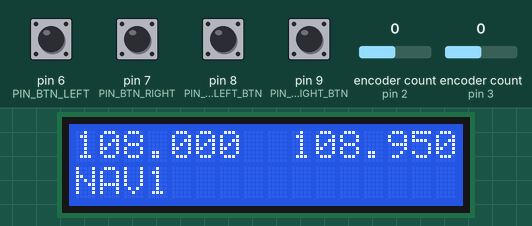
The program below on a simulated Arduino Uno, built with avr-gcc and run on an emulated ATmega328P. Parts: 16×2 character LCD. The inputs (shaded band) are chosen by the test bench; at power-on: pin 6 (PIN_BTN_LEFT), pin 7 (PIN_BTN_RIGHT), pin 8 (PIN_ENC_LEFT_BTN), pin 9 (PIN_ENC_RIGHT_BTN) HIGH, encoder count (sensors on pin 2, pin 3) 0. What the program prints to the serial monitor is not drawn.

Above: at 1.2 s.
1.3 s: encoder count (sensor on pin 2) set to 1
At 2.1 s:
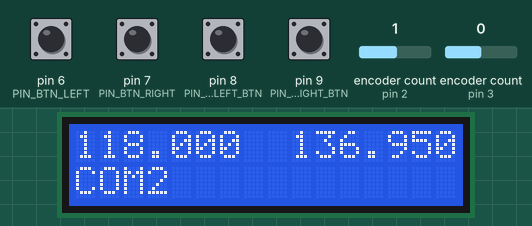
2.8 s: encoder count (sensor on pin 3) set to 1
At 3.8 s:
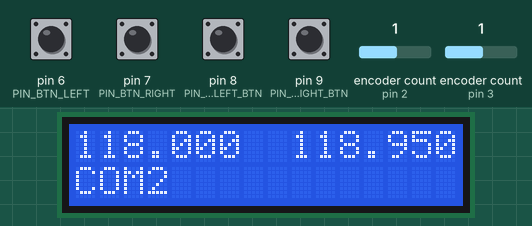
4.3 s: pin 6 (PIN_BTN_LEFT) pulled LOW for 0.15 s
At 4.7 s:
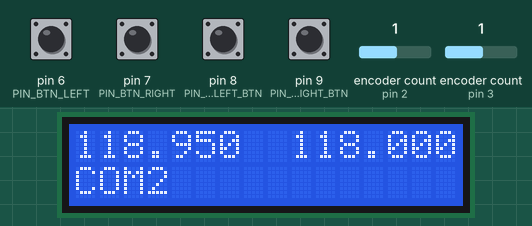
5.9 s: encoder count (sensor on pin 2) set to 2
At 7.1 s:
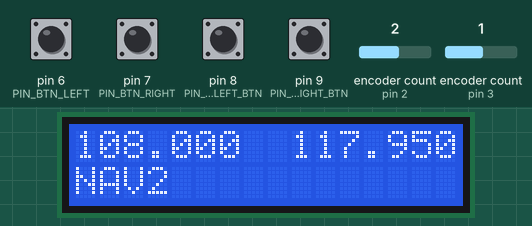
7.4 s: encoder count (sensor on pin 2) set to 3
At 8.6 s:
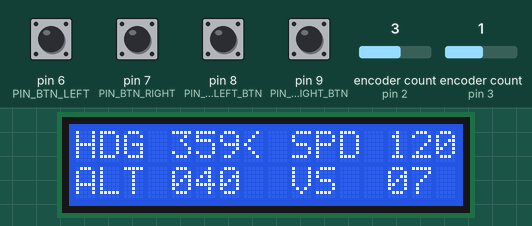
8.9 s: encoder count (sensor on pin 3) set to 2
At 9.7 s:
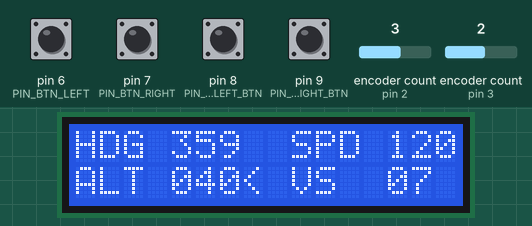
Timing chart, 0 to 11.4 s (numbered marks = the images above; inputs shaded):
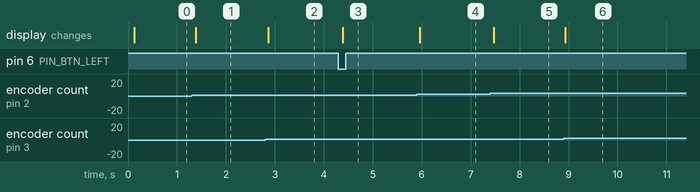

The program:

main.cpp
```cpp
#include <Arduino.h>
#include <NeboLCD.h>
#include <RadioLCD.h>
#include <Bounce2.h>
#include <Encoder.h>
#include <AutopilotLCD.h>


#define PIN_ENC_LEFT_1 2
#define PIN_ENC_LEFT_2 4
#define PIN_ENC_LEFT_BTN 8

#define PIN_ENC_RIGHT_1 3
#define PIN_ENC_RIGHT_2 5
#define PIN_ENC_RIGHT_BTN 9

#define PIN_BTN_LEFT 6
#define PIN_BTN_RIGHT 7

#define ENC_STEP 4

void nextDisplay();
void prevDisplay();

enum hwEvents {
  EMPTY_HW_EVENT,
  BTN_L_PUSH,
  BTN_L_LPUSH,
  ENC_L_INC,
  ENC_L_DEC,
  ENC_L_PUSH,
  ENC_L_LPUSH,
  BTN_R_PUSH,
  BTN_R_LPUSH,
  ENC_R_INC,
  ENC_R_DEC,
  ENC_R_PUSH,
  ENC_R_LPUSH
};

enum btnEvents {
  EMPTY_BTN_EVENT,
  BTN_PUSH,
  BTN_LPUSH
};

enum myEncStates {
  EMPTY_ENC_EVENT,
  PLUS,
  MINUS,
  PUSH,
  PUSH_LONG
};

enum displays {
  COM1,
  NAV1,
  COM2,
  NAV2,
  AUTOPILOT
} display;

class MyEnc {
  public:
    MyEnc(uint8_t pin_enc_1, uint8_t pin_enc_2, uint8_t pin_push);
    //void init(uint8_t pin_enc_1, uint8_t pin_enc_2, uint8_t pin_push);
    void init();
    myEncStates read();
  private:
    Encoder *_enc;
    uint8_t _pin_enc_1;
    uint8_t _pin_enc_2;
    uint8_t _pin_push;
    Bounce *_push_btn;
    long _oldPos;
};

MyEnc::MyEnc(uint8_t pin_enc_1, uint8_t pin_enc_2, uint8_t pin_push) {
  this->_pin_enc_1 = pin_enc_1;
  this->_pin_enc_2 = pin_enc_2;
  this->_pin_push = pin_push;
  this->_oldPos = -999;
}

void MyEnc::init() {
  this->_enc = new Encoder(this->_pin_enc_1, this->_pin_enc_2);
  this->_push_btn = new Bounce();
  this->_push_btn->attach(this->_pin_push, INPUT_PULLUP);
}

myEncStates MyEnc::read() {
  this->_push_btn->update();
  if ( this->_push_btn->rose() ) {
    if ( this->_push_btn->previousDuration() > 1000 ) {
      return PUSH_LONG;
    } else {
      return PUSH;
    }
  }
  long newPos = this->_enc->read();
  if ( newPos != this->_oldPos ) {
    if ( newPos - this->_oldPos >= ENC_STEP ) {
      this->_oldPos = newPos;
      return PLUS;
    }
    if ( newPos - this->_oldPos <= -ENC_STEP ) {
      this->_oldPos = newPos;
      return MINUS;
    }
  }
  return EMPTY_ENC_EVENT;
}

Bounce btn_left = Bounce();
Bounce btn_right = Bounce();
MyEnc enc_left(PIN_ENC_LEFT_1, PIN_ENC_LEFT_2, PIN_ENC_LEFT_BTN);
MyEnc enc_right(PIN_ENC_RIGHT_1, PIN_ENC_RIGHT_2, PIN_ENC_RIGHT_BTN);

uint32_t timer;

NeboLCD lcd;
RadioLCD com1;
RadioLCD nav1;
RadioLCD com2;
RadioLCD nav2;
AutopilotLCD autopilot;

void *radio;

byte counter;

btnEvents readBtnEvent( Bounce *btn ) {
  btn->update();
  if ( btn->fell() ) {
    return BTN_PUSH;
  } else {
    return EMPTY_BTN_EVENT;
  }
}

hwEvents readHwEvent() {
  switch( readBtnEvent( &btn_left ) ) {
    case BTN_PUSH:
      return BTN_L_PUSH;
      break;
    case BTN_LPUSH:
      return BTN_L_LPUSH;
      break;
    default:
      break;
  }
  switch( readBtnEvent( &btn_right ) ) {
    case BTN_PUSH:
      return BTN_R_PUSH;
      break;
    case BTN_LPUSH:
      return BTN_R_LPUSH;
      break;
    default:
      break;
  }
  switch( enc_left.read() ) {
    case PLUS:
      return ENC_L_INC;
      break;
    case MINUS:
      return ENC_L_DEC;
      break;
    case PUSH:
      return ENC_L_PUSH;
      break;
    case PUSH_LONG:
      return ENC_L_LPUSH;
      break;
    default:
      break;
  }
  switch( enc_right.read() ) {
    case PLUS:
      return ENC_R_INC;
      break;
    case MINUS:
      return ENC_R_DEC;
      break;
    case PUSH:
      return ENC_R_PUSH;
      break;
    case PUSH_LONG:
      return ENC_R_LPUSH;
      break;
    default:
      break;
  }
  return EMPTY_HW_EVENT;
}

void handleEventCom( RadioLCD *com, hwEvents event ) {
  switch( event ) {
    case BTN_L_PUSH:
      com->swapFrAndSb();
      break;
    case ENC_R_INC:
      com->incr();
      break;
    case ENC_R_DEC:
      com->decr();
      break;
    case ENC_R_PUSH:
      com->swKM();
      break;
    case ENC_R_LPUSH:
      com->switchKhzStep();
      break;
    default:
      break;
  }
}

void handleEvent( hwEvents event ) {
  switch( event ) {
    case ENC_L_INC:
      nextDisplay();
      break;
    case ENC_L_DEC:
      prevDisplay();
      break;
    default:
      break;
  }
  switch( display ) {
    case COM1:
      handleEventCom(&com1, event);
      break;
    case COM2:
      handleEventCom(&com2, event);
      break;
    case NAV1:
      handleEventCom(&nav1, event);
      break;
    case NAV2:
      handleEventCom(&nav2, event);
      break;
    case AUTOPILOT:
      switch( event ) {
        case BTN_L_PUSH:
          break;
        case ENC_R_INC:
          autopilot.incr();
          break;
        case ENC_R_DEC:
          autopilot.decr();
          break;
        case ENC_R_PUSH:
          autopilot.swEdit();
          break;
        case ENC_R_LPUSH:
          break;
        default:
          break;
      }
      break;
    default:
      break;
  }
}


void nextDisplay() {
  switch (display) {
    case AUTOPILOT:
      display = COM1;
      break;
    case COM1:
      display = NAV1;
      break;
    case NAV1:
      display = COM2;
      break;
    case COM2:
      display = NAV2;
      break;
    case NAV2:
      display = AUTOPILOT;
      break;
  }
}

void prevDisplay() {
  switch (display) {
    case AUTOPILOT:
      display = NAV2;
      break;
    case COM1:
      display = AUTOPILOT;
      break;
    case NAV2:
      display = COM2;
      break;
    case COM2:
      display = NAV1;
      break;
    case NAV1:
      display = COM1;
      break;
  }
}

void showDisplay() {
  switch (display){
    case COM1:
      com1.show();
      break;
    case NAV1:
      nav1.show();
      break;
    case COM2:
      com2.show();
      break;
    case NAV2:
      nav2.show();
      break;
    case AUTOPILOT:
      autopilot.show();
      break;
  }
}


void setup() {
    // put your setup code here, to run once:
  Serial.begin(115200);
  lcd.init();
  display = COM1;
  // COM1
  com1.init(&lcd);
  com1.setName("COM1");
  // NAV1
  nav1.init(&lcd);
  nav1.setName("NAV1");
  // COM2
  com2.init(&lcd);
  com2.setName("COM2");
  // NAV2
  nav2.init(&lcd);
  nav2.setName("NAV2");

  // Autopilot
  autopilot.init(&lcd);

  timer = millis();

  btn_left.attach(PIN_BTN_LEFT, INPUT_PULLUP);
  btn_left.interval(25);
  btn_right.attach(PIN_BTN_RIGHT, INPUT_PULLUP);
  btn_right.interval(25);
  counter = 0;
  enc_left.init();
  enc_right.init();
}

bool flag = false;

void loop() {
  handleEvent(
    readHwEvent()
  );
  showDisplay();
  lcd.render();
}
```

Measured:
- after the input at 1.3 s, the display: changes after 0.08 s (image 1)
- after the input at 2.8 s, the display: changes after 0.06 s (image 2)
- after the input at 4.3 s, the display: changes after 0.09 s (image 3)
- after the input at 5.9 s, the display: changes after 0.06 s (image 4)
- after the input at 7.4 s, the display: changes after 0.07 s (image 5)
- after the input at 8.9 s, the display: changes at once (image 6)
